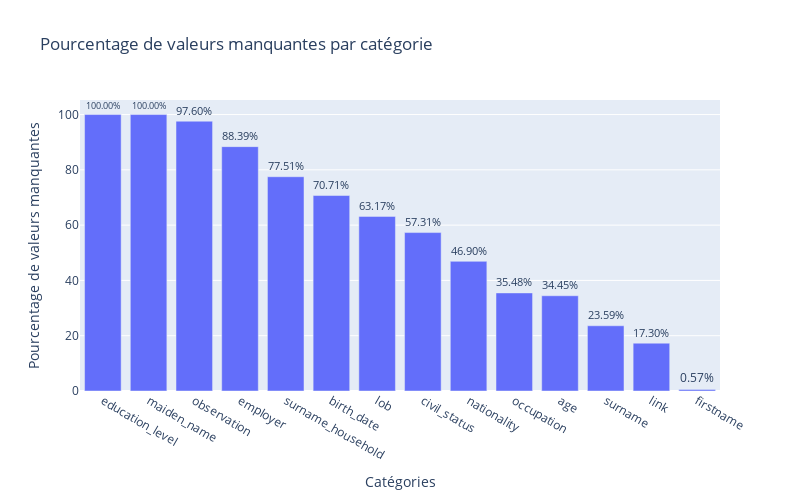

The cell this chart's notebook holds for it:
### Code cell
# Missing values
missing_percentage = df.isnull().sum() / len(df) * 100
missing_percentage = missing_percentage.reset_index()
missing_percentage.columns = ['Column', 'MissingPercentage']
missing_percentage = missing_percentage.sort_values(by='MissingPercentage', ascending=False)

# Plot
fig = px.bar(missing_percentage, x='Column', y='MissingPercentage', text='MissingPercentage',
             title="Pourcentage de valeurs manquantes par catégorie",
             width=800,
             height=500)
fig.update_traces(texttemplate='%{text:.2f}%', textposition='outside')
fig.update_layout(yaxis=dict(title='Pourcentage de valeurs manquantes'),
                  xaxis=dict(title='Catégories'))
fig.show()

### Figure 1 — Plotly figure (JSON) as saved in the notebook; plotly's stock layout.template omitted (floating-point values rounded to 4 significant figures)
{"data": [{"alignmentgroup": "True", "hovertemplate": "Column=%{x}<br>MissingPercentage=%{text}<extra></extra>", "legendgroup": "", "marker": {"color": "#636efa", "pattern": {"shape": ""}}, "name": "", "offsetgroup": "", "orientation": "v", "showlegend": false, "text": [100, 100, 97.6, 88.39, 77.51, 70.71, 63.17, 57.31, 46.9, 35.48, 34.45, 23.59, 17.3, 0.5743], "textposition": "outside", "texttemplate": "%{text:.2f}%", "type": "bar", "x": ["education_level", "maiden_name", "observation", "employer", "surname_household", "birth_date", "lob", "civil_status", "nationality", "occupation", "age", "surname", "link", "firstname"], "xaxis": "x", "y": [100, 100, 97.6, 88.39, 77.51, 70.71, 63.17, 57.31, 46.9, 35.48, 34.45, 23.59, 17.3, 0.5743], "yaxis": "y"}], "layout": {"barmode": "relative", "height": 500, "legend": {"tracegroupgap": 0}, "title": {"text": "Pourcentage de valeurs manquantes par catégorie"}, "width": 800, "xaxis": {"anchor": "y", "domain": [0, 1], "title": {"text": "Catégories"}}, "yaxis": {"anchor": "x", "domain": [0, 1], "title": {"text": "Pourcentage de valeurs manquantes"}}}}
